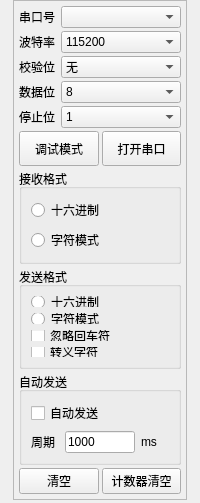
         <widget class="QWidget" name="comASetingTab">
          <attribute name="title">
           <string>COMA设置</string>
          </attribute>
          <layout class="QGridLayout" name="gridLayout_5">
           <property name="leftMargin">
            <number>0</number>
           </property>
           <property name="topMargin">
            <number>0</number>
           </property>
           <property name="rightMargin">
            <number>0</number>
           </property>
           <property name="bottomMargin">
            <number>0</number>
           </property>
           <property name="spacing">
            <number>0</number>
           </property>
           <item row="0" column="0">
            <widget class="QFrame" name="comASetFrame">
             <property name="maximumSize">
              <size>
               <width>174</width>
               <height>500</height>
              </size>
             </property>
             <property name="autoFillBackground">
              <bool>true</bool>
             </property>
             <property name="frameShape">
              <enum>QFrame::StyledPanel</enum>
             </property>
             <property name="frameShadow">
              <enum>QFrame::Raised</enum>
             </property>
             <layout class="QGridLayout" name="gridLayout_9">
              <property name="leftMargin">
               <number>5</number>
              </property>
              <property name="topMargin">
               <number>5</number>
              </property>
              <property name="rightMargin">
               <number>5</number>
              </property>
              <property name="bottomMargin">
               <number>5</number>
              </property>
              <property name="spacing">
               <number>3</number>
              </property>
              <item row="8" column="0" colspan="3">
               <widget class="QGroupBox" name="groupBox_3">
                <property name="title">
                 <string>自动发送</string>
                </property>
                <layout class="QGridLayout" name="gridLayout_8">
                 <item row="1" column="1">
                  <widget class="QLineEdit" name="comASendPeriodLineEdit">
                   <property name="maximumSize">
                    <size>
                     <width>70</width>
                     <height>16777215</height>
                    </size>
                   </property>
                   <property name="text">
                    <string>1000</string>
                   </property>
                  </widget>
                 </item>
                 <item row="0" column="0" colspan="2">
                  <widget class="QCheckBox" name="comAAutoSendCheckBox">
                   <property name="text">
                    <string>自动发送</string>
                   </property>
                  </widget>
                 </item>
                 <item row="1" column="0">
                  <widget class="QLabel" name="label_8">
                   <property name="text">
                    <string>周期</string>
                   </property>
                  </widget>
                 </item>
                 <item row="1" column="2">
                  <widget class="QLabel" name="label_7">
                   <property name="text">
                    <string>ms</string>
                   </property>
                  </widget>
                 </item>
                </layout>
               </widget>
              </item>
              <item row="6" column="0" colspan="3">
               <widget class="QGroupBox" name="groupBox">
                <property name="title">
                 <string>接收格式</string>
                </property>
                <layout class="QGridLayout" name="gridLayout_6">
                 <item row="0" column="0">
                  <widget class="QRadioButton" name="comAHexReceiveRadioButton">
                   <property name="text">
                    <string>十六进制</string>
                   </property>
                  </widget>
                 </item>
                 <item row="1" column="0">
                  <widget class="QRadioButton" name="comACharReceiveRadioButton">
                   <property name="text">
                    <string>字符模式</string>
                   </property>
                  </widget>
                 </item>
                </layout>
               </widget>
              </item>
              <item row="7" column="0" colspan="3">
               <widget class="QGroupBox" name="groupBox_2">
                <property name="title">
                 <string>发送格式</string>
                </property>
                <layout class="QGridLayout" name="gridLayout_7">
                 <item row="2" column="0">
                  <widget class="QCheckBox" name="comAIgnoreEnterCheckBox">
                   <property name="text">
                    <string>忽略回车符</string>
                   </property>
                  </widget>
                 </item>
                 <item row="0" column="0">
                  <widget class="QRadioButton" name="comAHexSendRadioButton">
                   <property name="text">
                    <string>十六进制</string>
                   </property>
                  </widget>
                 </item>
                 <item row="1" column="0">
                  <widget class="QRadioButton" name="comACharSendRadioButton">
                   <property name="text">
                    <string>字符模式</string>
                   </property>
                  </widget>
                 </item>
                 <item row="3" column="0">
                  <widget class="QCheckBox" name="comATurnCharCheckBox">
                   <property name="text">
                    <string>转义字符</string>
                   </property>
                  </widget>
                 </item>
                </layout>
               </widget>
              </item>
              <item row="0" column="0">
               <widget class="QLabel" name="label_5">
                <property name="maximumSize">
                 <size>
                  <width>50</width>
                  <height>16777215</height>
                 </size>
                </property>
                <property name="text">
                 <string>串口号</string>
                </property>
               </widget>
              </item>
              <item row="0" column="1" colspan="2">
               <widget class="QComboBox" name="comANumComboBox">
                <property name="inputMethodHints">
                 <set>Qt::ImhNone</set>
                </property>
                <property name="maxVisibleItems">
                 <number>20</number>
                </property>
                <property name="sizeAdjustPolicy">
                 <enum>QComboBox::AdjustToContents</enum>
                </property>
                <property name="minimumContentsLength">
                 <number>40</number>
                </property>
               </widget>
              </item>
              <item row="1" column="0">
               <widget class="QLabel" name="label_4">
                <property name="maximumSize">
                 <size>
                  <width>50</width>
                  <height>16777215</height>
                 </size>
                </property>
                <property name="text">
                 <string>波特率</string>
                </property>
               </widget>
              </item>
              <item row="2" column="1" colspan="2">
               <widget class="QComboBox" name="comACheckBitComboBox">
                <item>
                 <property name="text">
                  <string>无</string>
                 </property>
                </item>
                <item>
                 <property name="text">
                  <string>奇校验</string>
                 </property>
                </item>
                <item>
                 <property name="text">
                  <string>偶校验</string>
                 </property>
                </item>
               </widget>
              </item>
              <item row="2" column="0">
               <widget class="QLabel" name="label_3">
                <property name="maximumSize">
                 <size>
                  <width>50</width>
                  <height>16777215</height>
                 </size>
                </property>
                <property name="text">
                 <string>校验位</string>
                </property>
               </widget>
              </item>
              <item row="4" column="0">
               <widget class="QLabel" name="label">
                <property name="maximumSize">
                 <size>
                  <width>50</width>
                  <height>16777215</height>
                 </size>
                </property>
                <property name="text">
                 <string>停止位</string>
                </property>
               </widget>
              </item>
              <item row="9" column="0" colspan="3">
               <layout class="QHBoxLayout" name="horizontalLayout_2">
                <item>
                 <widget class="QPushButton" name="comAClearPushButton">
                  <property name="text">
                   <string>清空</string>
                  </property>
                 </widget>
                </item>
                <item>
                 <widget class="QPushButton" name="comAClearCountPushButton">
                  <property name="text">
                   <string>计数器清空</string>
                  </property>
                 </widget>
                </item>
               </layout>
              </item>
              <item row="4" column="1" colspan="2">
               <widget class="QComboBox" name="comAStopBitComboBox">
                <item>
                 <property name="text">
                  <string>1</string>
                 </property>
                </item>
                <item>
                 <property name="text">
                  <string>1.5</string>
                 </property>
                </item>
                <item>
                 <property name="text">
                  <string>2</string>
                 </property>
                </item>
               </widget>
              </item>
              <item row="3" column="0">
               <widget class="QLabel" name="label_2">
                <property name="maximumSize">
                 <size>
                  <width>50</width>
                  <height>16777215</height>
                 </size>
                </property>
                <property name="text">
                 <string>数据位</string>
                </property>
               </widget>
              </item>
              <item row="5" column="2">
               <widget class="QPushButton" name="comAOpenPushButton">
                <property name="sizePolicy">
                 <sizepolicy hsizetype="Expanding" vsizetype="Fixed">
                  <horstretch>0</horstretch>
                  <verstretch>0</verstretch>
                 </sizepolicy>
                </property>
                <property name="minimumSize">
                 <size>
                  <width>0</width>
                  <height>35</height>
                 </size>
                </property>
                <property name="cursor">
                 <cursorShape>PointingHandCursor</cursorShape>
                </property>
                <property name="contextMenuPolicy">
                 <enum>Qt::DefaultContextMenu</enum>
                </property>
                <property name="statusTip">
                 <string>打开串口A</string>
                </property>
                <property name="autoFillBackground">
                 <bool>true</bool>
                </property>
                <property name="styleSheet">
                 <string notr="true"/>
                </property>
                <property name="text">
                 <string>打开串口</string>
                </property>
               </widget>
              </item>
              <item row="1" column="1" colspan="2">
               <widget class="QComboBox" name="comABaudRateComboBox">
                <item>
                 <property name="text">
                  <string>115200</string>
                 </property>
                </item>
                <item>
                 <property name="text">
                  <string>57600</string>
                 </property>
                </item>
                <item>
                 <property name="text">
                  <string>38400</string>
                 </property>
                </item>
                <item>
                 <property name="text">
                  <string>19200</string>
                 </property>
                </item>
                <item>
                 <property name="text">
                  <string>9600</string>
                 </property>
                </item>
                <item>
                 <property name="text">
                  <string>4800</string>
                 </property>
                </item>
                <item>
                 <property name="text">
                  <string>2400</string>
                 </property>
                </item>
                <item>
                 <property name="text">
                  <string>1200</string>
                 </property>
                </item>
               </widget>
              </item>
              <item row="3" column="1" colspan="2">
               <widget class="QComboBox" name="comAdataBitComboBox">
                <item>
                 <property name="text">
                  <string>8</string>
                 </property>
                </item>
                <item>
                 <property name="text">
                  <string>7</string>
                 </property>
                </item>
               </widget>
              </item>
              <item row="5" column="0" colspan="2">
               <widget class="QPushButton" name="comAModelChangePushButton">
                <property name="sizePolicy">
                 <sizepolicy hsizetype="Expanding" vsizetype="Fixed">
                  <horstretch>0</horstretch>
                  <verstretch>0</verstretch>
                 </sizepolicy>
                </property>
                <property name="minimumSize">
                 <size>
                  <width>0</width>
                  <height>35</height>
                 </size>
                </property>
                <property name="statusTip">
                 <string>切换窗口模式</string>
                </property>
                <property name="text">
                 <string>调试模式</string>
                </property>
               </widget>
              </item>
             </layout>
            </widget>
           </item>
           <item row="1" column="0">
            <spacer name="verticalSpacer">
             <property name="orientation">
              <enum>Qt::Vertical</enum>
             </property>
             <property name="sizeHint" stdset="0">
              <size>
               <width>20</width>
               <height>3</height>
              </size>
             </property>
            </spacer>
           </item>
          </layout>
         </widget>
